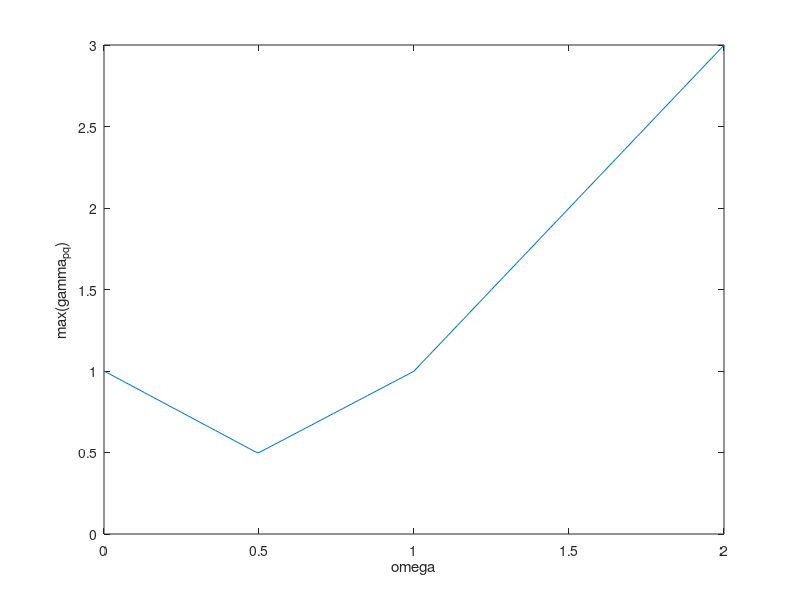

MATLAB code to generate this figure:
% problem size and spacing
m = 100;
h = 1/(m+1);
lambda = zeros(m,m);


% Nested for-loops evaluating the eigenvalues for the 2D-Poisson problem
for p = 1:1:m
    for q = 1:1:m
        lambda(p,q) = 1+(h^2/4)*(2/h^2).*((cos(p*pi*h)-1)+(cos(q*pi*h)-1));
    end
end

% Only considering the higher frequency eigenvalues
lambda2 = lambda(m/2+1:end,m/2+1:end);

% We take omega in [0,2] and preallocate
omega = 0:0.01:2;
index = zeros(1,length(omega));

% Maximum absolute eigenvalue for each value of omega. 
i = 1;
for k = omega
    temp=max(abs((1-k).*eye(length(lambda2))+k.*lambda2));
    index(1,i)=max(temp);
    i = i+1;
end

figure(1)
plot(omega,index)
xlabel('omega')
ylabel('max(gamma_{pq})')